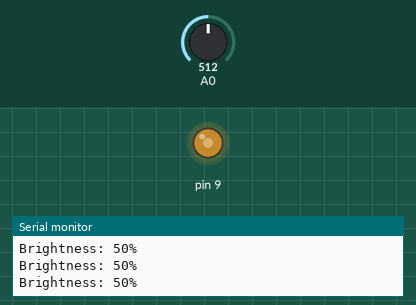
This sketch was run on a simulated Arduino Uno, built with avr-gcc and run on an emulated ATmega328P. Shown: output pins drawn as LEDs (lit = HIGH), the last lines printed to the serial monitor. The test bench sets the inputs (shaded band); at power-on: A0 = 512.

Above: at 1.2 s.
1.3 s: A0 set to 113
At 2.2 s:
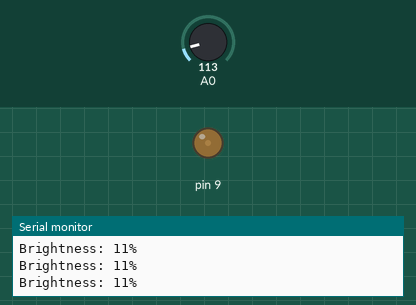
2.8 s: A0 set to 96
At 3.4 s:
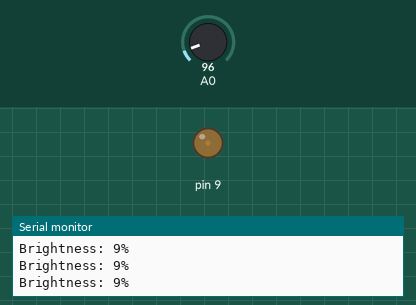
5.8 s: A0 set to 1023
At 6.7 s:
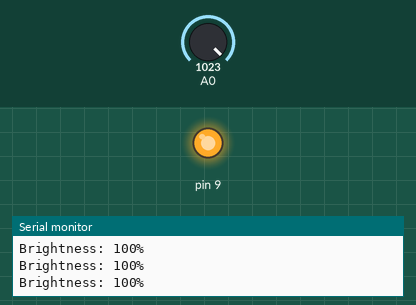
7.3 s: A0 set to 1007
At 7.8 s:
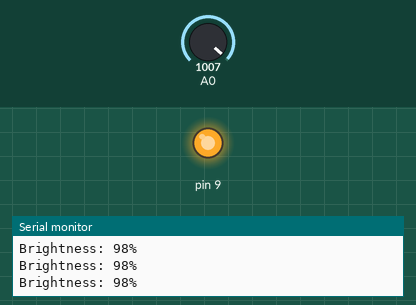
10.3 s: A0 set to 0
At 11.4 s:
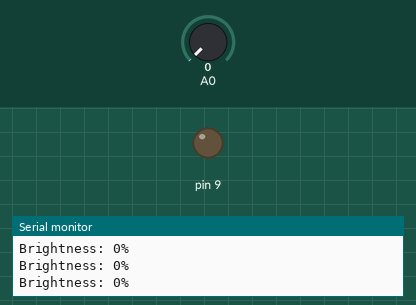
11.8 s: A0 set to 716
At 12.5 s:
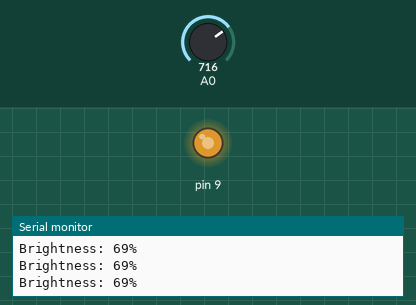
Timing chart, 0 to 14.3 s (numbered marks = the images above; inputs shaded):
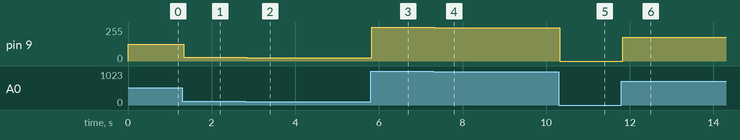

Measured:
- after the input at 1.3 s, pin 9: 127/255 → 28/255 at once
- after the input at 2.8 s, pin 9: 28/255 → 23/255 at once
- after the input at 5.8 s, pin 9: 23/255 → 255/255 at once
- after the input at 7.3 s, pin 9: 255/255 → 251/255 at once
- after the input at 10.3 s, pin 9: 251/255 → 0/255 at once
- after the input at 11.8 s, pin 9: 0/255 → 178/255 at once

The sketch:

LED_Brightness_Potentiometer.ino
```cpp
void setup() {

pinMode(A0,INPUT);
pinMode(9,OUTPUT);

Serial.begin(9600);
}

void loop() {

int input = analogRead(A0);     //read voltage at pin A0
int output = map(input,0,1023,0,255);     //convert 0-1023 into 0-255 scale
int percent = map(input,0,1023,0,100);    //convert 0-1023 into 0-100 scale

//Print out Serial Monitor the percentage of the brightness
Serial.print("Brightness: ");
Serial.print(percent);
Serial.print("%");
Serial.println();

//write the voltage to pin A0 to control LED
analogWrite(9,output);


}
```
